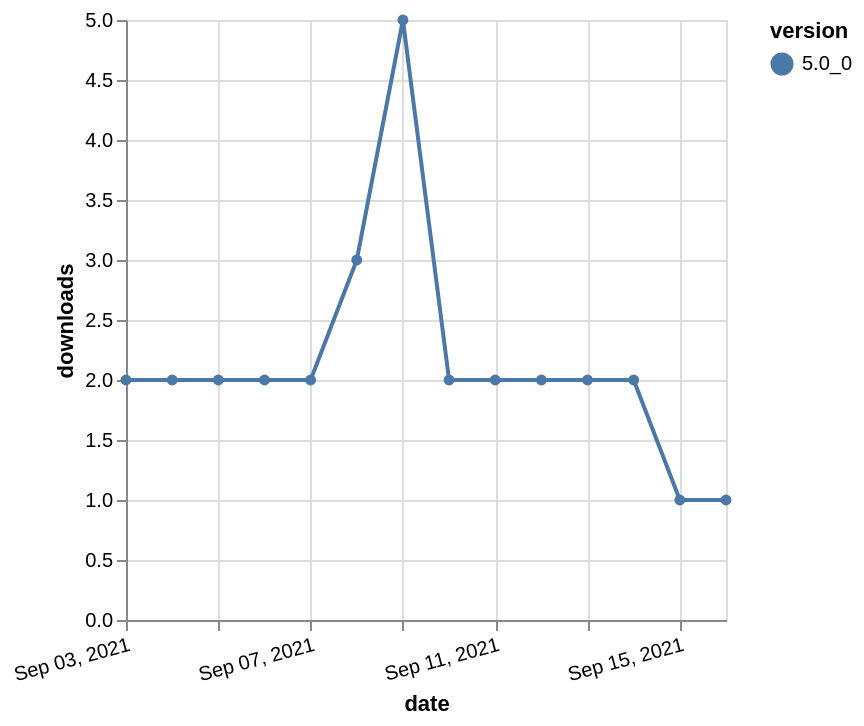

This figure's Vega-Lite source:
### Vega-Lite specification from a JSON file in a GitHub repository (floating-point values rounded to 4 significant figures)
{"$schema": "https://vega.github.io/schema/vega-lite/v5.json", "description": "A simple bar chart with embedded data.", "data": {"values": [{"date": "2021-09-03", "total": 3143, "delta": 2, "version": "5.0_0"}, {"date": "2021-09-04", "total": 3145, "delta": 2, "version": "5.0_0"}, {"date": "2021-09-05", "total": 3147, "delta": 2, "version": "5.0_0"}, {"date": "2021-09-06", "total": 3149, "delta": 2, "version": "5.0_0"}, {"date": "2021-09-07", "total": 3151, "delta": 2, "version": "5.0_0"}, {"date": "2021-09-08", "total": 3154, "delta": 3, "version": "5.0_0"}, {"date": "2021-09-09", "total": 3159, "delta": 5, "version": "5.0_0"}, {"date": "2021-09-10", "total": 3161, "delta": 2, "version": "5.0_0"}, {"date": "2021-09-11", "total": 3163, "delta": 2, "version": "5.0_0"}, {"date": "2021-09-12", "total": 3165, "delta": 2, "version": "5.0_0"}, {"date": "2021-09-13", "total": 3167, "delta": 2, "version": "5.0_0"}, {"date": "2021-09-14", "total": 3169, "delta": 2, "version": "5.0_0"}, {"date": "2021-09-15", "total": 3170, "delta": 1, "version": "5.0_0"}, {"date": "2021-09-16", "total": 3171, "delta": 1, "version": "5.0_0"}]}, "width": "container", "mark": {"type": "line", "point": {"filled": true}}, "encoding": {"x": {"field": "date", "type": "temporal", "timeUnit": "yearmonthdate", "title": "date", "axis": {"labelAngle": -15}}, "y": {"field": "delta", "type": "quantitative", "title": "downloads"}, "color": {"field": "version", "type": "nominal"}, "tooltip": {"field": "delta"}}}
